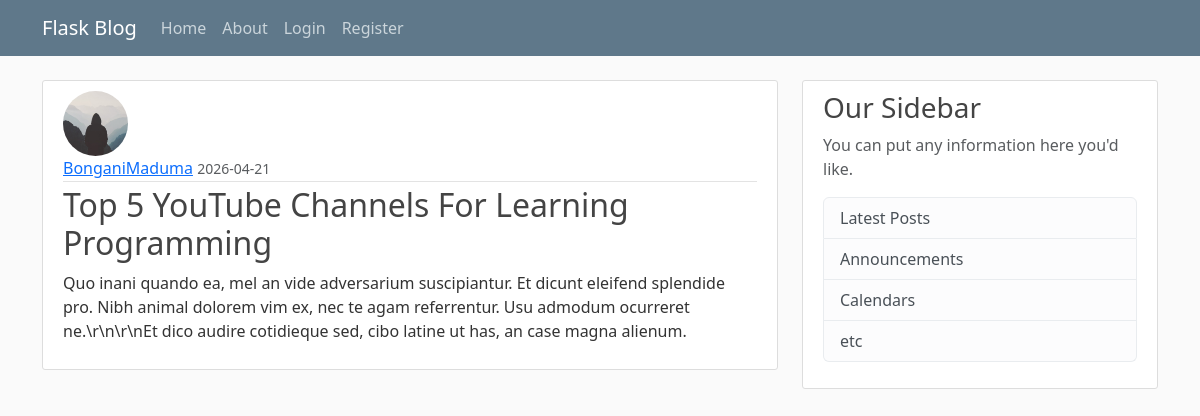
Screenshot of /post/23 with the database file from the repository.
### blogsite/models.py (models this page shows, shortened)
class User(db.Model, UserMixin):
    id = db.Column(db.Integer, primary_key=True)
    username = db.Column(db.String(20), unique=True, nullable=False)
    email = db.Column(db.String(120), unique=True, nullable=False)
    image_file = db.Column(db.String(20), nullable=False, default='default.jpg')
    password = db.Column(db.String(60), nullable=False)
    posts = db.relationship('Post', backref='author', lazy=True)

class Post(db.Model):
    id = db.Column(db.Integer, primary_key=True)
    title = db.Column(db.String(100), nullable=False)
    date_posted = db.Column(db.DateTime, nullable=False, default=datetime.now)
    content = db.Column(db.Text, nullable=False)
    user_id = db.Column(db.Integer, db.ForeignKey('user.id'), nullable=False)

### blogsite/routes.py (the view)
@app.route("/post/<int:post_id>")
def post(post_id):
    post = Post.query.get_or_404(post_id)
    return render_template("post.html", title=post.title, post=post)

### blogsite/templates/post.html (shortened to what this page needs)
{% extends "layout.html" %}
{% block content %}
    <article class="media content-section">
        <img class="rounded-circle article-img" src="{{url_for('static', filename='profile_pics/' + post.author.image_file)}}">
        <div class="media-body">
            <div class="article-metadata">
                <a class="mr-2" href="#">{{ post.author.username }}</a>
                <small class="text-muted">{{ post.date_posted.strftime('%Y-%m-%d') }}</small>
            </div>
            <h2 class="article-title">{{ post.title }}</h2>
            <p class="article-content">{{ post.content }}</p>
        </div>
    </article>
{% endblock %}

### blogsite/static/main.css (style rules this page uses)
body { background: #fafafa; color: #333333; margin-top: 5rem; }
h1, h2, h3, h4, h5, h6 { color: #444444; }
.content-section { background: #ffffff; padding: 10px 20px; border: 1px solid #dddddd; border-radius: 3px; margin-bottom: 20px; }
.article-title { color: #444444; }
.article-content { white-space: pre-line; }
.article-img { height: 65px; width: 65px; margin-right: 16px; }
.article-metadata { padding-bottom: 1px; margin-bottom: 4px; border-bottom: 1px solid #e3e3e3 }

### rows the page displays
User: image_file (placeholder picture), author.username "BonganiMaduma"
Post: date_posted "2026-04-21", title "Top 5 YouTube Channels For Learning Programming", content "Quo inani quando ea, mel an vide adversarium suscipiantur. Et dicunt eleifend splendide pro. Nibh animal dolorem vim ex, nec te agam referrentur. Usu admodum ocurreret ne.\\r\\n\\r\\nEt dico audire cotidieque sed, cibo latine ut has, an case magna alienum."
